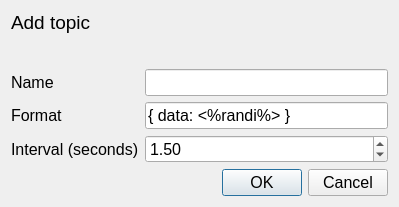
<?xml version="1.0" encoding="UTF-8"?>
<ui version="4.0">
 <class>Dialog</class>
 <widget class="QDialog" name="Dialog">
  <property name="geometry">
   <rect>
    <x>0</x>
    <y>0</y>
    <width>399</width>
    <height>207</height>
   </rect>
  </property>
  <property name="font">
   <font>
    <pointsize>12</pointsize>
   </font>
  </property>
  <property name="windowTitle">
   <string>Add topic form</string>
  </property>
  <layout class="QVBoxLayout" name="verticalLayout_2">
   <item>
    <layout class="QVBoxLayout" name="verticalLayout">
     <item alignment="Qt::AlignTop">
      <widget class="QLabel" name="label">
       <property name="font">
        <font>
         <pointsize>14</pointsize>
        </font>
       </property>
       <property name="text">
        <string>Add topic</string>
       </property>
      </widget>
     </item>
     <item>
      <layout class="QFormLayout" name="formLayout">
       <item row="0" column="0">
        <widget class="QLabel" name="name_lbl">
         <property name="text">
          <string>Name</string>
         </property>
        </widget>
       </item>
       <item row="1" column="0">
        <widget class="QLabel" name="format_lbl">
         <property name="text">
          <string>Format</string>
         </property>
        </widget>
       </item>
       <item row="2" column="0">
        <widget class="QLabel" name="interval_lbl">
         <property name="text">
          <string>Interval (seconds)</string>
         </property>
        </widget>
       </item>
       <item row="2" column="1">
        <widget class="QDoubleSpinBox" name="interval_spin_box">
         <property name="toolTip">
          <string>Interval of incoming data</string>
         </property>
         <property name="minimum">
          <double>0.100000000000000</double>
         </property>
         <property name="maximum">
          <double>60.000000000000000</double>
         </property>
         <property name="singleStep">
          <double>0.500000000000000</double>
         </property>
         <property name="value">
          <double>1.500000000000000</double>
         </property>
        </widget>
       </item>
       <item row="0" column="1">
        <widget class="QLineEdit" name="name_line_edit">
         <property name="toolTip">
          <string/>
         </property>
        </widget>
       </item>
       <item row="1" column="1">
        <widget class="QLineEdit" name="format_line_edit">
         <property name="toolTip">
          <string>Data format - &lt;%randd%&gt; will be replaced with random double value, &lt;%randi%&gt; will be replaced with random integer</string>
         </property>
         <property name="text">
          <string>{ data: &lt;%randi%&gt; }</string>
         </property>
        </widget>
       </item>
      </layout>
     </item>
    </layout>
   </item>
   <item>
    <widget class="QDialogButtonBox" name="buttonBox">
     <property name="orientation">
      <enum>Qt::Horizontal</enum>
     </property>
     <property name="standardButtons">
      <set>QDialogButtonBox::Cancel|QDialogButtonBox::Ok</set>
     </property>
    </widget>
   </item>
  </layout>
 </widget>
 <resources/>
 <connections>
  <connection>
   <sender>buttonBox</sender>
   <signal>accepted()</signal>
   <receiver>Dialog</receiver>
   <slot>accept()</slot>
   <hints>
    <hint type="sourcelabel">
     <x>248</x>
     <y>254</y>
    </hint>
    <hint type="destinationlabel">
     <x>157</x>
     <y>274</y>
    </hint>
   </hints>
  </connection>
  <connection>
   <sender>buttonBox</sender>
   <signal>rejected()</signal>
   <receiver>Dialog</receiver>
   <slot>reject()</slot>
   <hints>
    <hint type="sourcelabel">
     <x>316</x>
     <y>260</y>
    </hint>
    <hint type="destinationlabel">
     <x>286</x>
     <y>274</y>
    </hint>
   </hints>
  </connection>
 </connections>
</ui>
